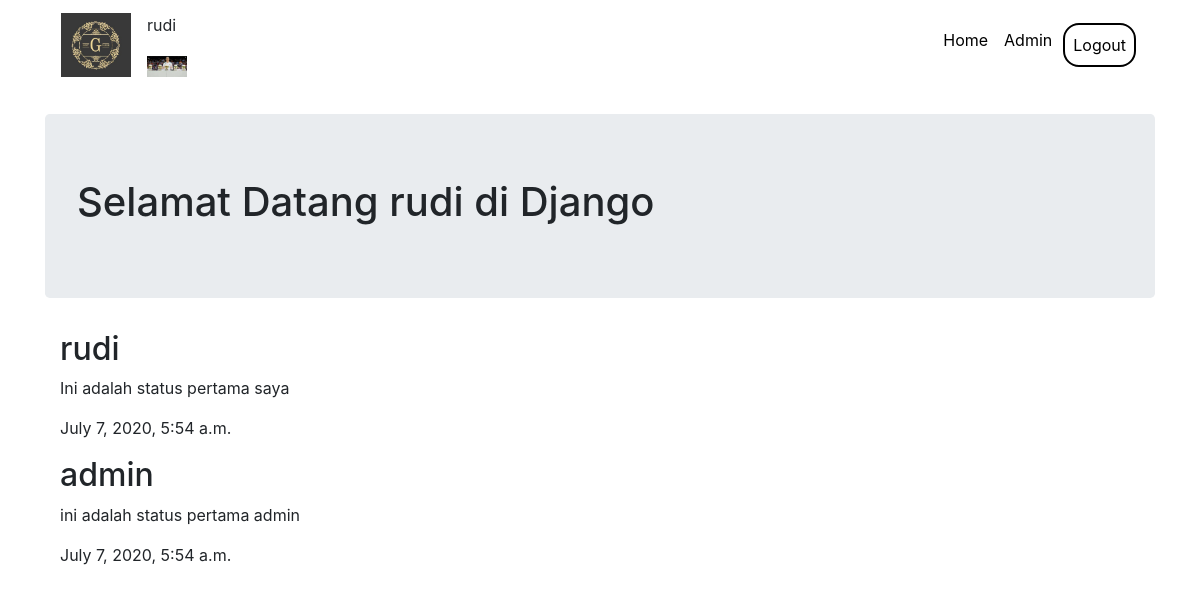
The app's page / (signed in) with its own data.
### blog/models.py (models this page shows, shortened)
class Usermasuk (models.Model):
    nama_user_masuk = models.ForeignKey(User, on_delete=models.CASCADE,related_name='semua_user_masuk')
    poto_profil     = models.ImageField(upload_to='profil/', default='', null=True, blank=True)
    email           = models.EmailField(max_length=254)
    jenis_kelamin   = models.CharField(max_length=10)
    def __str__(self):
        return str(self.nama_user_masuk)

class Post(models.Model):
    nama          = models.ForeignKey(Usermasuk, on_delete=models.CASCADE, related_name='semua_postingan')
    status        = models.TextField()
    gambar        = models.ImageField(upload_to='images/', default='', null=True, blank=True)
    waktu_posting = models.DateTimeField(auto_now=True, auto_now_add=False)

### blog/views.py (the view)
# urls.py: path('', views.index, name='index'),
def index(request):
    posts = Post.objects.all();
    usermasuks = Usermasuk.objects.all();
    context = {
        'title':'index',
        'posts':posts,
        'user_masuk':usermasuks
    }
    return render(request,'blog/index.html',context)

### blog/templates/blog/index.html (shortened to what this page needs)
<!DOCTYPE html>
{% load static %}
<html lang="en">
<head>
    <link rel="stylesheet" href="{% static 'style/css/bootstrap.css' %}">
    <link rel="stylesheet" href="{% static 'style/css/style2.css' %}">
</head>
<body>
<div class="container">
    <nav class="navbar navbar-expand ">
        <div class="navbar-brand">
            <img width="70px" src="{% static 'logo/best.jpg' %}" alt="">
        </div>
        <div>
            {% for usr in user.semua_user_masuk.all  %}
                <p>{{usr.nama_user_masuk}}</p>
                <img width="40px" src="{{usr.poto_profil.url}}" alt="">
            {% endfor %}
        </div>
        <ul class="navbar-nav margin-auto ml-auto">
            <li class="nav-item"><a class="nav-link" href="{% url 'blog:index' %}">Home</a></li>
            <li class="nav-item"><a class="nav-link" href="{% url 'admin:index' %}">Admin</a></li>
            {% if user.is_authenticated %}
            <li class="nav-item"><a class="nav-link tombol" href="{% url 'blog:logout_view' %}">Logout</a></li>
            {% else %}
            <li class="nav-item ml-lg-4"><a class="nav-link tombol" href="{% url 'blog:login_view' %}">Login</a></li>
            {% endif %}
        </ul>
    </nav><br>
    <div class="jumbotron">
        <h1>Selamat Datang {{user}} di Django</h1>
    </div>
    <div class="container">
        {% for post in posts  %}
            <h2>{{post.nama}}</h2>
            <p>{{post.status}}</p>
            <p>{{post.waktu_posting}}</p>
        {% endfor %}
    </div>
</div>
</body>
</html>

### static/style/css/style2.css (style rules this page uses)
a { color: black; }
.tombol { border: 2px solid black; margin: 3px; border-radius: 16px; }

### records on screen
Usermasuk: nama_user_masuk "rudi", poto_profil (picture)
Post: nama "rudi", status "Ini adalah status pertama saya", waktu_posting "July 7, 2020, 5:54 a.m."
Post: nama "admin", status "ini adalah status pertama admin", waktu_posting "July 7, 2020, 5:54 a.m."

### other values on screen
{{ user }} "rudi"
